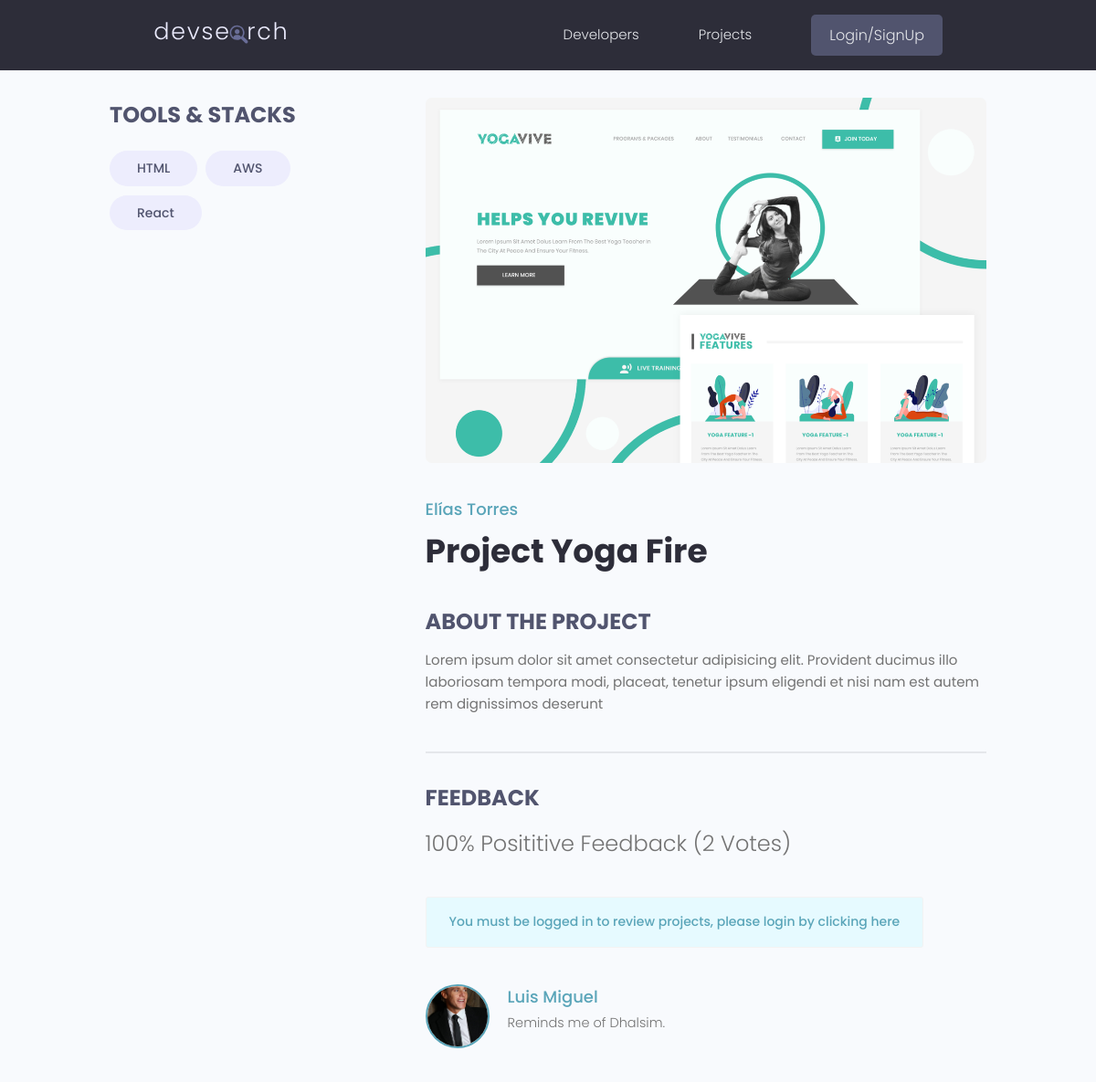
Page /project/b08f51d4-26c4-47e3-81d3-7e07b5696382 on the committed database.
### project/models.py (models this page shows, shortened)
class Tag(models.Model):
    id = models.UUIDField(default=uuid.uuid4,
                          primary_key=True, unique=True, editable=False)
    name = models.CharField(max_length=200)
    created = models.DateTimeField(auto_now_add=True)

class Project(models.Model):
    id = models.UUIDField(default=uuid.uuid4,
                          primary_key=True, unique=True, editable=False)
    owner = models.ForeignKey(Developer, null=True,
                              blank=True, on_delete=models.CASCADE)
    title = models.CharField(max_length=200, unique=True)
    description = models.TextField(null=True, blank=True)
    featured_image = models.ImageField(
        null=True, blank=True, default='default.jpg')
    demo_link = models.CharField(max_length=2000, null=True, blank=True)
    source_link = models.CharField(max_length=2000, null=True, blank=True)
    tags = models.ManyToManyField('Tag', blank=True)
    vote_total = models.IntegerField(default=0, null=True, blank=True)
    vote_ratio = models.IntegerField(default=0, null=True, blank=True)
    created = models.DateTimeField(auto_now_add=True)
    class Meta:
        ordering = ['-vote_ratio']
    @property
    def reviewers(self):
        return self.review_set.all().values_list('developer__id', flat=True)

class Review(models.Model):
    UP = 'up'
    DOWN = 'down'
    VOTE_TYPE = (
        (UP, 'Up Vote'),
        (DOWN, 'Down Vote')
    )
    id = models.UUIDField(default=uuid.uuid4,
                          primary_key=True, unique=True, editable=False)
    developer = models.ForeignKey(
        Developer, null=True, on_delete=models.CASCADE)
    project = models.ForeignKey(Project, on_delete=models.CASCADE)
    body = models.TextField(null=True, blank=True)
    value = models.CharField(max_length=200, choices=VOTE_TYPE)
    created = models.DateTimeField(auto_now_add=True)
    class Meta:
        unique_together = [['developer', 'project']]

### developer/models.py (models this page shows, shortened)
class Developer(models.Model):
    id = models.UUIDField(default=uuid.uuid4,
                          primary_key=True, unique=True, editable=False)
    user = models.OneToOneField(User, on_delete=models.CASCADE, null=True)
    name = models.CharField(max_length=200, blank=True, null=True)
    email = models.EmailField(max_length=200, blank=True, null=True)
    username = models.CharField(max_length=200, blank=True, null=True)
    location = models.CharField(max_length=200, blank=True, null=True)
    short_intro = models.CharField(max_length=200, blank=True, null=True)
    bio = models.TextField(blank=True, null=True)
    profile_image = models.ImageField(
        upload_to='profiles/', blank=True, null=True, default='profiles/user-default.png')
    social_github = models.CharField(max_length=200, blank=True, null=True)
    social_twitter = models.CharField(max_length=200, blank=True, null=True)
    social_linkedin = models.CharField(max_length=200, blank=True, null=True)
    social_youtube = models.CharField(max_length=200, blank=True, null=True)
    social_website = models.CharField(max_length=200, blank=True, null=True)
    social_stackoverflow = models.CharField(
        max_length=200, blank=True, null=True)
    created = models.DateTimeField(auto_now_add=True)

### project/views.py (the view, shortened to what this page needs)
# urls.py: path('project/', include('project.urls')),
def project(request, pk):
    project = Project.objects.get(pk=pk)
    form = ReviewForm()
    context = {'project': project, 'form': form}
    template = 'project/project.html'
    return render(request, template, context)

### project/templates/project/project.html (shortened to what this page needs)
{% extends 'main.html' %}
{% block content %}
<main class="singleProject my-md">
    <div class="container">
        <div class="layout">
            <div class="column column--1of3">
                <h3 class="singleProject__subtitle">Tools & Stacks</h3>
                <div class="singleProject__toolStack">
                    {% for tag in project.tags.all %}
                    <span class="tag tag--pill tag--sub tag--lg">
                        <small>{{ tag.name }} </small>
                    </span>
                    {% endfor %}
                </div>
            </div>
            <div class="column column--2of3">
                <img class="singleProject__preview" src="{{ project.featured_image.url }}" />
                <a href="{% url 'developer:profile' project.owner.id %}"
                    class="singleProject__developer">{{project.owner.name}}</a>
                <h2 class="singleProject__title">Project {{ project.title }}</h2>
                <h3 class="singleProject__subtitle">About the Project</h3>
                <div class="singleProject__info">
                    {{ project.description }}
                </div>
                <div class="comments">
                    <h3 class="singleProject__subtitle">Feedback</h3>
                    <h5 class="project--rating">
                        {{ project.vote_ratio }}% Posititive Feedback ({{ project.vote_total }}
                        Vote{{project.vote_total|pluralize:"s"}})
                    </h5>
                    {% if request.user.developer.id in project.reviewers %}
                    <div class="alert alert--info">
                        <p class="alert__message">
                            You have already reviewed this project.
                        </p>
                    </div>
                    {% elif request.user.developer == project.owner %}
                    <div class="alert alert--info">
                        <p class="alert__message">
                            You cannot review your own project.</p>
                    </div>
                    {% elif not request.user.is_authenticated %}
                    <div class="alert alert--info">
                        <p class="alert__message">
                            <a href="{% url 'developer:login' %}?next={{ request.path }}">
                                You must be logged in to review projects, please login by clicking here
                            </a>
                        </p>
                    </div>
                    <br>
                    {% endif %}
                    <div class="commentList">
                        {% for review in project.review_set.all %}
                        {% if review.body %}
                        <div class="comment">
                            <a href="{% url 'developer:profile' review.developer.id %}">
                                <img class="avatar avatar--md" src="{{ review.developer.profile_image.url }}"
                                    alt="user" />
                            </a>
                            <div class="comment__details">
                                <a href="{% url 'developer:profile' review.developer.id %}" class="comment__author">
                                    {{review.developer.name }}
                                </a>
                                <p class="comment__info">
                                    {{ review.body|linebreaksbr }}
                                </p>
                            </div>
                        </div>
                        {% endif %}
                        {% endfor %}
                    </div>
                </div>
            </div>
        </div>
    </div>
</main>
{% endblock content %}

### static/styles/app.css (style rules this page uses)
:root { --color-sub: #2d2d39; }
img { width: 100%; }
.singleProject .column--1of3 { order: 2; }
@media screen and (min-width: 1081px) { .singleProject .column--1of3 { order: 1; } }
@media screen and (min-width: 1081px) { .singleProject .column--2of3 { order: 2; } }
.singleProject__toolStack { margin-top: 2rem; margin-bottom: 4rem; }
.singleProject__preview { height: 50vh; object-fit: cover; object-position: top center; margin-bottom: 3rem; border-radius: 0.7rem; }
.singleProject__developer { font-size: 1.8rem; font-weight: 500; }
.singleProject__title { font-size: 3.6rem; font-weight: 700; color: var(--color-sub); margin-bottom: 3rem; }
.project--rating { margin-bottom: 1.6em; margin-top: .5em; }
.singleProject__subtitle { text-transform: uppercase; font-size: 2.4rem; font-weight: 700; color: var(--color-sub-light); margin-bottom: 1rem; }
.comments { margin-top: 4rem; padding-top: 3rem; border-top: 2px solid var(--color-light); }
.commentList { margin: 3rem 0; }
.comment { display: flex; gap: 2rem; }
.comment__author { font-size: 1.8rem; }
.comment__info { font-size: 1.45rem; }

### static/uikit/styles/modules/_variables.css (style rules this page uses)
:root { --color-main: #5aa5b9; --color-main-light: #e6faff; --color-sub: #3f4156; --color-sub-light: #51546e; --color-sub-lighter: #ededfd; --color-text: #737373; --color-gray: #8b8b8b; --color-light: #e5e7eb; --color-light-gray: #767676; --color-bg: #f8fafd; --color-white: #fffefd; --color-white-light: #f3f3f3; --color-success: #359e64; --color-success-bg: #def8e8; --color-error: #fc4b0b; --color-error-bg: #fff2ee; --font-base: 'Poppins', arial, helvetica, 'Segoe UI', roboto, ubuntu, sans-serif; --font-monospace: 'Fira Code', 'Courier New', courier, monospace; --font-regular: 300; --font-medium: 500; --font-bold: 700; --generic-shadow: 1px 1px 5px #00000010; --generic-transition: all 0.3s ease-in-out; }

### static/uikit/styles/modules/_base.css (style rules this page uses)
* { margin: 0; padding: 0; box-sizing: border-box; text-rendering: optimizeLegibility; color: inherit; font-size: inherit; }
html { font-size: 50%; }
@media only screen and (min-width: 480px) { html { font-size: 56.25%; } }
@media only screen and (min-width: 1200px) { html { font-size: 62.5%; } }
body { line-height: 1.6; font-weight: 400; font-size: 1.5rem; color: var(--color-text); background-color: var(--color-bg); min-height: 100vh; }

### static/uikit/styles/modules/_typography.css (style rules this page uses)
* { font-family: var(--font-base); }
h2 { font-size: 3.6rem; font-weight: var(--font-bold); }
h3 { font-size: 3.2rem; font-weight: var(--font-medium); }
h5 { font-size: 2.4rem; font-weight: var(--font-medium); }
h5, h6 { font-weight: var(--font-regular); }
p, span, strong { font-size: 1.6rem; color: var(--color-text); font-weight: var(--font-regular); }
a { padding-bottom: 2px; text-decoration: none; display: inline-block; color: var(--color-main); font-weight: var(--font-medium); }

### static/uikit/styles/modules/_utilities.css (style rules this page uses)
.container { width: 92%; max-width: 165rem; margin: 0 auto; box-sizing: border-box; }
@media screen and (min-width: 1000px) { .container { width: 90%; } }
@media screen and (min-width: 1200px) { .container { width: 80%; } }
.my-md { margin: 3rem auto; }

### static/uikit/styles/modules/_avatar.css (style rules this page uses)
.avatar { border-radius: 50%; border: 2px solid var(--color-main); object-fit: cover; }
.avatar--md { height: 7rem; width: 7rem; }

### static/uikit/styles/modules/_tag.css (style rules this page uses)
.tag { display: inline-flex; align-items: center; background-color: var(--color-sub); height: -webkit-fit-content; height: -moz-fit-content; height: fit-content; width: -webkit-fit-content; width: -moz-fit-content; width: fit-content; border-radius: 0.5rem; padding: 0.5rem 1.5rem; font-size: 1.2rem; cursor: pointer; }
.tag:not(:last-child) { margin-right: 0.25rem; margin-bottom: 0.75rem; }
.tag > small { color: var(--color-white); }
.tag--pill { border-radius: 5rem; }
.tag--sub, .tag--sub > small { background: var(--color-sub-lighter); color: var(--color-sub-light); font-weight: 500; }
.tag--lg { padding: 0.8rem 3rem; font-size: 1.4rem; }
.tag--lg:not(:last-child) { margin-right: 0.5rem; margin-bottom: 1rem; }

### static/uikit/styles/modules/_alert.css (style rules this page uses)
.alert { display: inline-flex; gap: 3rem; justify-content: space-between; align-items: center; padding: 1.5rem 2.5rem; border-radius: 3px; border: 1px solid var(--color-white-light); margin-bottom: 1rem; margin-right: 1rem; }
.alert, .alert > .alert__message { background-color: var(--color-main-light); color: var(--color-main); font-size: 1.4rem; font-weight: var(--font-medium); }

### static/uikit/styles/modules/_layout.css (style rules this page uses)
.layout { display: flex; flex-flow: row wrap; justify-content: space-between; }
.layout > .column { margin-bottom: 3rem; }
.layout > .column.column--1of3 { flex-basis: 30%; }
.layout > .column.column--2of3 { flex-basis: 64%; }

### rows in the picture
Tag: name "HTML"
Tag: name "AWS"
Tag: name "React"
Project: featured_image (picture), owner.name "Elías Torres", title "Yoga Fire", description "Lorem ipsum dolor sit amet consectetur adipisicing elit. Provident ducimus illo laboriosam tempora modi, placeat, tenetur ipsum eligendi et nisi nam est autem rem dignissimos deserunt", vote_ratio "100", vote_total "2"
Review: developer.profile_image (picture), developer.name "Luis Miguel", body "Reminds me of Dhalsim."
